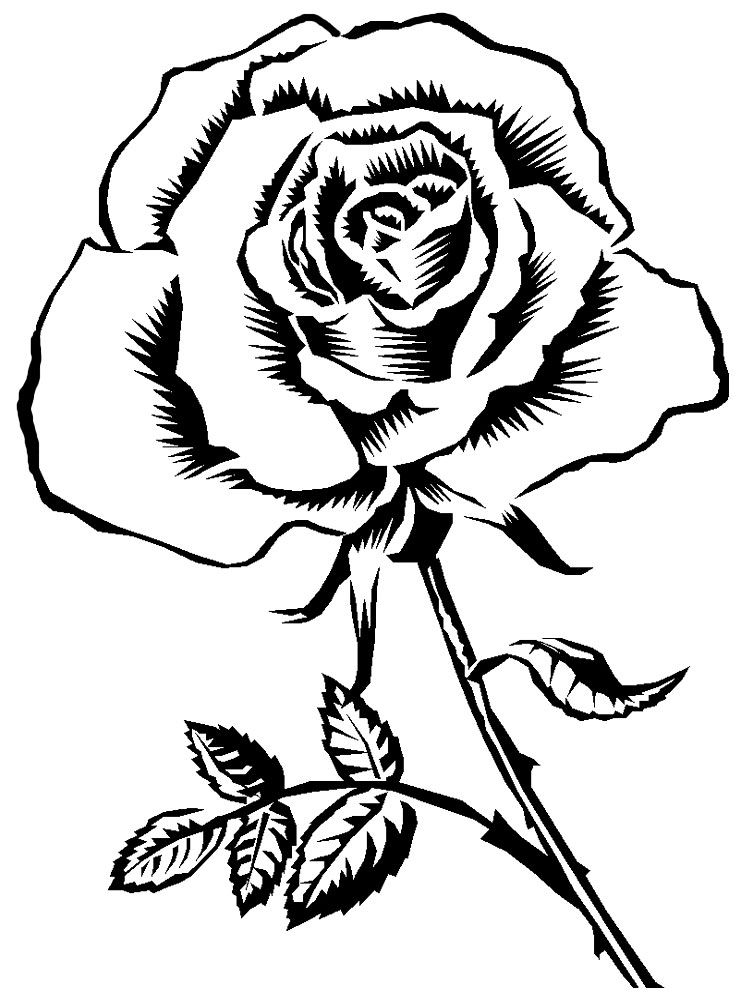
#> input picture 4 sem/5/i.bmp, 750 x 1000 px
$ python 5.py
#> lines starting #> are read from the running program, lines starting #| are printed output that depends on the picture; after the words box and inside, x2 and y2 are one past the last pixel; in counts of white or black regions, pixels touching at a corner belong together
import sys
import cv2 as cv
import numpy as np
from pyx import *
from imageio import imread

im = cv.imread('i.bmp', cv.IMREAD_GRAYSCALE)
#> im is the input picture: shape (1000, 750); min 0, max 255, mean 212.4
im = np.rot90(im, -1)
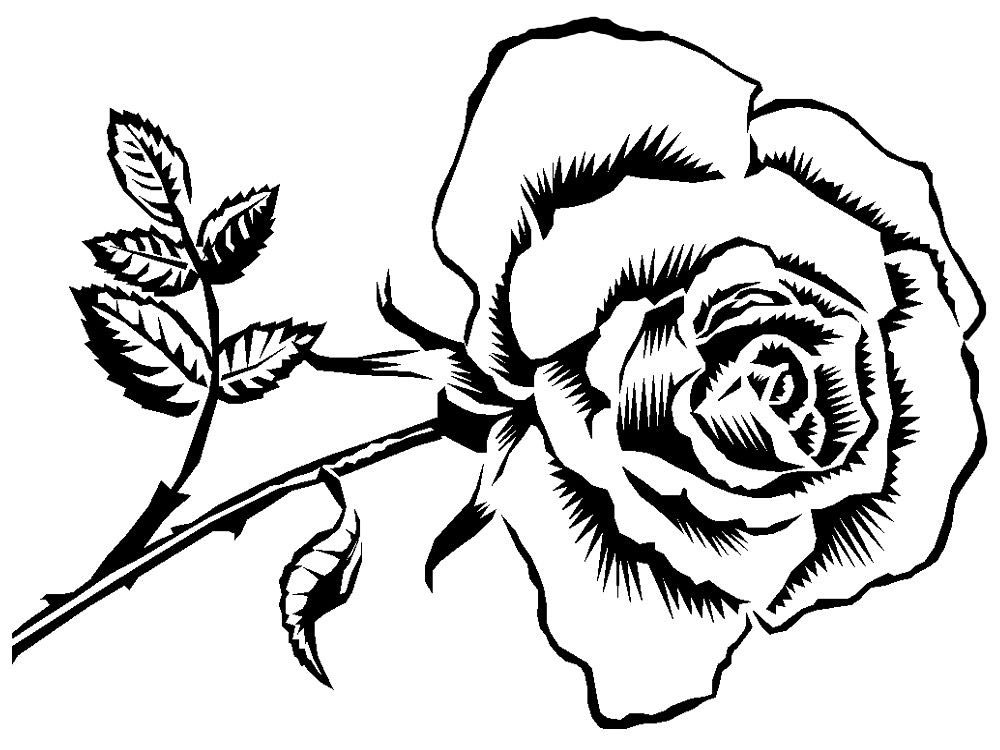
#> im: shape (750, 1000); min 0, max 255, mean 212.4
h = len(im)
#> h = 750
w = len(im[0])
#> w = 1000
img = cv.Canny(im, 160, 180)
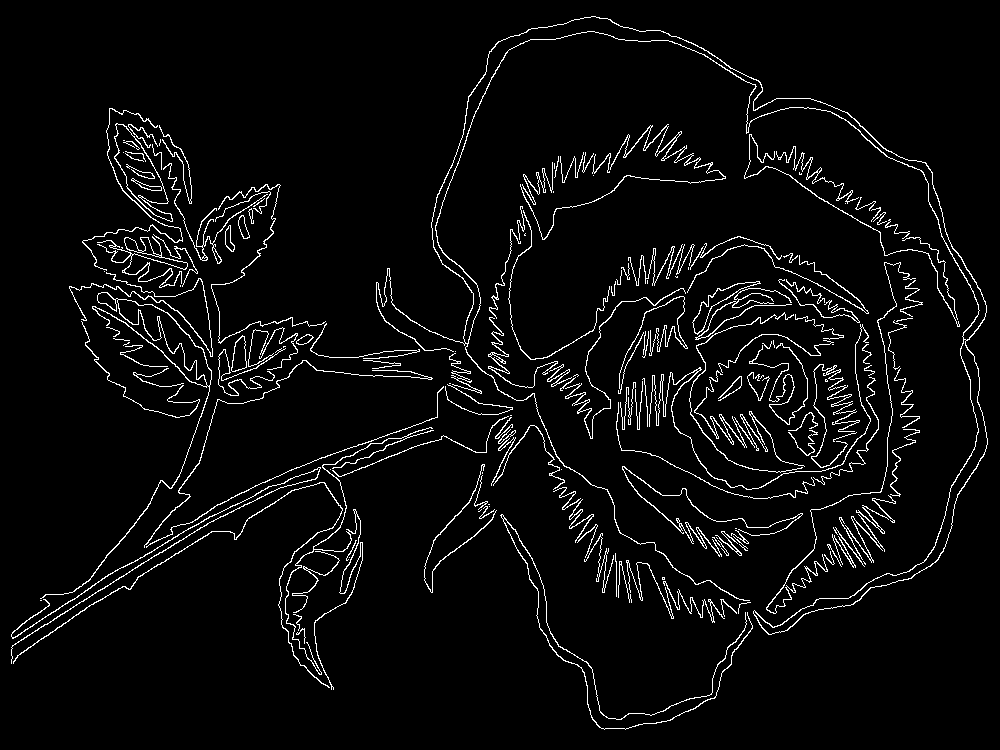
#> img: shape (750, 1000); 4.3% white in thin lines or dots
#> (the run stopped early here; a loop or call above may not have finished)
